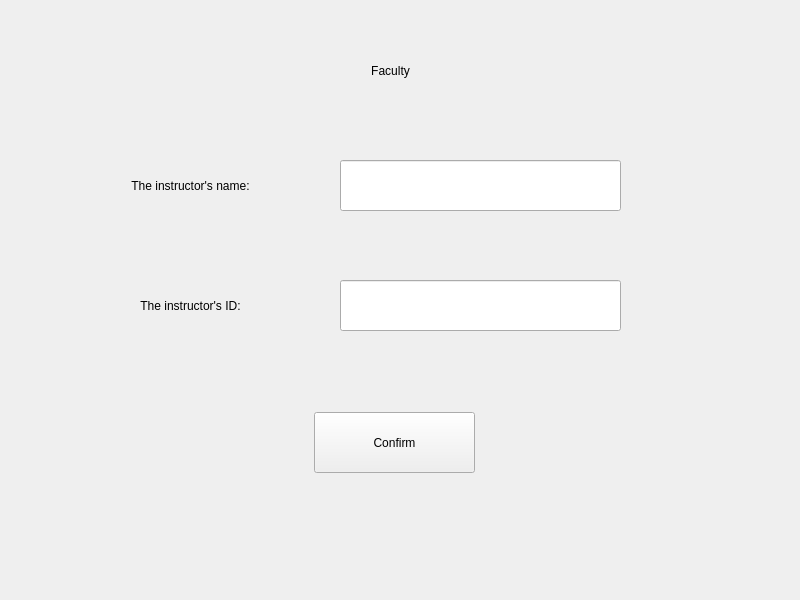
<?xml version="1.0" encoding="UTF-8"?>
<ui version="4.0">
 <class>MainWindow</class>
 <widget class="QMainWindow" name="MainWindow">
  <property name="geometry">
   <rect>
    <x>0</x>
    <y>0</y>
    <width>800</width>
    <height>600</height>
   </rect>
  </property>
  <property name="windowTitle">
   <string>MainWindow</string>
  </property>
  <widget class="QWidget" name="centralwidget">
   <widget class="QLabel" name="label">
    <property name="geometry">
     <rect>
      <x>90</x>
      <y>40</y>
      <width>601</width>
      <height>61</height>
     </rect>
    </property>
    <property name="styleSheet">
     <string notr="true">font: 36pt &quot;Rockwell&quot;</string>
    </property>
    <property name="text">
     <string>Faculty</string>
    </property>
    <property name="alignment">
     <set>Qt::AlignCenter</set>
    </property>
   </widget>
   <widget class="QLineEdit" name="lineEdit">
    <property name="geometry">
     <rect>
      <x>340</x>
      <y>160</y>
      <width>281</width>
      <height>51</height>
     </rect>
    </property>
    <property name="styleSheet">
     <string notr="true">font: 15pt &quot;Rockwell&quot;</string>
    </property>
    <property name="alignment">
     <set>Qt::AlignCenter</set>
    </property>
   </widget>
   <widget class="QLineEdit" name="lineEdit_2">
    <property name="geometry">
     <rect>
      <x>340</x>
      <y>280</y>
      <width>281</width>
      <height>51</height>
     </rect>
    </property>
    <property name="styleSheet">
     <string notr="true">font: 15pt &quot;Rockwell&quot;</string>
    </property>
    <property name="alignment">
     <set>Qt::AlignCenter</set>
    </property>
   </widget>
   <widget class="QLabel" name="label_2">
    <property name="geometry">
     <rect>
      <x>50</x>
      <y>160</y>
      <width>281</width>
      <height>51</height>
     </rect>
    </property>
    <property name="styleSheet">
     <string notr="true">font: 15pt &quot;Rockwell&quot;</string>
    </property>
    <property name="text">
     <string>The instructor's name:</string>
    </property>
    <property name="alignment">
     <set>Qt::AlignCenter</set>
    </property>
   </widget>
   <widget class="QLabel" name="label_3">
    <property name="geometry">
     <rect>
      <x>50</x>
      <y>280</y>
      <width>281</width>
      <height>51</height>
     </rect>
    </property>
    <property name="styleSheet">
     <string notr="true">font: 15pt &quot;Rockwell&quot;</string>
    </property>
    <property name="text">
     <string>The instructor's ID:</string>
    </property>
    <property name="alignment">
     <set>Qt::AlignCenter</set>
    </property>
   </widget>
   <widget class="QPushButton" name="pushButton">
    <property name="geometry">
     <rect>
      <x>314</x>
      <y>412</y>
      <width>161</width>
      <height>61</height>
     </rect>
    </property>
    <property name="styleSheet">
     <string notr="true">font: 15pt &quot;Rockwell&quot;</string>
    </property>
    <property name="text">
     <string>Confirm</string>
    </property>
   </widget>
  </widget>
  <widget class="QMenuBar" name="menubar">
   <property name="geometry">
    <rect>
     <x>0</x>
     <y>0</y>
     <width>800</width>
     <height>21</height>
    </rect>
   </property>
  </widget>
 </widget>
 <resources/>
 <connections/>
</ui>
